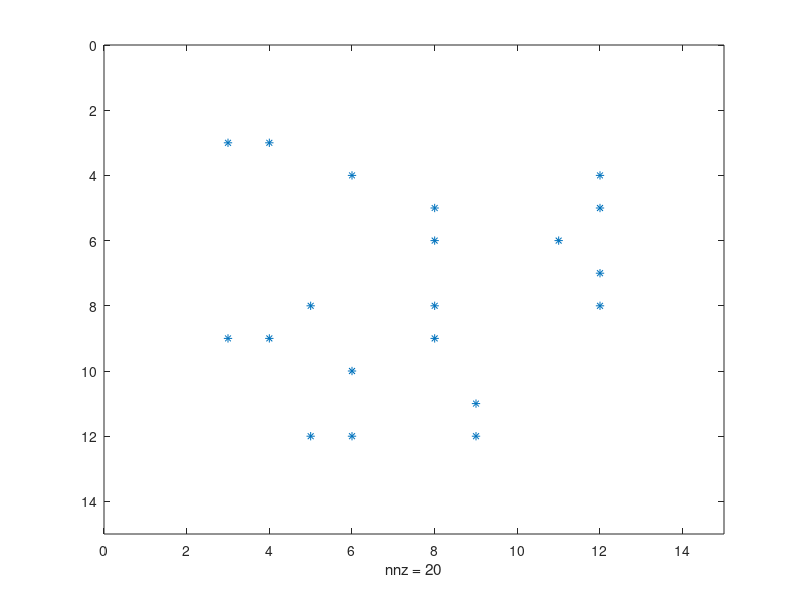

Recreate this plot in MATLAB.
%%% Sorry. This program-code is unfinished.
clear

%%% Rewritable
L = 10;         % length
NoN = 20;       %　No. of node 
R = 2; % Submit range node
%%%

A = zeros(L+R+R);  %%% node's position__(1)

Node_line = randi([1,L],[1,NoN])+R; %%% make node's position
Node_row  = randi([1,L],[1,NoN])+R;

for i = 1:NoN
    %%% status of node
    S_Node(i).line = Node_line(i);                %%% node's position
    S_Node(i).row  = Node_row(i); 
    S_Node(i).RREQ = [];                          %%% memory of RREQ
    S_Node(i).range = [R];                        %%% Submit range node
    %%%     

    A(Node_line(i),Node_row(i)) = i;   %%% write node's position__(2)
end

spy(A);    %%% display node's position__(3)
flag = 0;  % using test
%%%%%%%%%%%%%%%%%%%%%%%%%%%%%%%%%%%%%%%%%%%%%%% rewrite by using find ?
k = 1;     % start at node-1

for roop = 1:6  % Here is test. if here is complete--->> while(1)
   
for i = 1 : S_Node(k(1)).range
        %%% send RREQ
        %%% access S_Node.RREQ by using (A:node's position__(4))
    for j = i : S_Node(k(1)).range
      if A( S_Node(k(1)).line +i , S_Node(k(1)).row +j ) > 0 
      %%% need adding requirement
     S_Node(A( S_Node(k(1)).line +i , S_Node(k(1)).row +j )).RREQ = ...
         [S_Node(A( S_Node(k(1)).line +i , S_Node(k(1)).row +j )).RREQ k(1)];
     k = [k A( S_Node(k(1)).line +i , S_Node(k(1)).row +j )];
      end
      if A( S_Node(k(1)).line -i , S_Node(k(1)).row +j ) > 0

    S_Node(A( S_Node(k(1)).line -i , S_Node(k(1)).row +j )).RREQ = ...
         [S_Node(A( S_Node(k(1)).line -i , S_Node(k(1)).row +j )).RREQ k(1)];
     k = [k A( S_Node(k(1)).line -i , S_Node(k(1)).row +j )];

      end
      if A( S_Node(k(1)).line -i , S_Node(k(1)).row -j ) > 0 

    S_Node(A( S_Node(k(1)).line -i , S_Node(k(1)).row -j )).RREQ = ...
         [S_Node(A( S_Node(k(1)).line -i , S_Node(k(1)).row -j )).RREQ k(1)];
     k = [k A( S_Node(k(1)).line -i , S_Node(k(1)).row -j )];

      end
      if A( S_Node(k(1)).line +i , S_Node(k(1)).row -j ) > 0
  
    S_Node(A( S_Node(k(1)).line +i , S_Node(k(1)).row -j )).RREQ = ...
         [S_Node(A( S_Node(k(1)).line +i , S_Node(k(1)).row -j )).RREQ k(1)];
     k = [k A( S_Node(k(1)).line +i , S_Node(k(1)).row -j )];

      end
    end            
end
k(1)=[];
    if S_Node(NoN).RREQ > 0
      flag = flag +1; %%%　last node
    end

    if isempty(k)==1 
       disp('not arrival');
       break
    end
    
    
end
